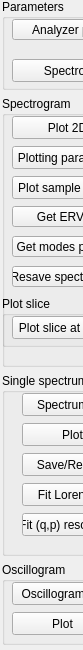
          <widget class="QWidget" name="page_analyzer">
           <property name="geometry">
            <rect>
             <x>0</x>
             <y>0</y>
             <width>83</width>
             <height>650</height>
            </rect>
           </property>
           <property name="minimumSize">
            <size>
             <width>0</width>
             <height>650</height>
            </size>
           </property>
           <attribute name="label">
            <string>Analyzer</string>
           </attribute>
           <widget class="QWidget" name="layoutWidget">
            <property name="geometry">
             <rect>
              <x>2</x>
              <y>-1</y>
              <width>302</width>
              <height>646</height>
             </rect>
            </property>
            <layout class="QVBoxLayout" name="verticalLayout_4">
             <item>
              <widget class="QGroupBox" name="parameters">
               <property name="minimumSize">
                <size>
                 <width>0</width>
                 <height>91</height>
                </size>
               </property>
               <property name="title">
                <string>Parameters</string>
               </property>
               <widget class="QPushButton" name="pushButton_set_analyzer_parameters">
                <property name="geometry">
                 <rect>
                  <x>10</x>
                  <y>20</y>
                  <width>151</width>
                  <height>21</height>
                 </rect>
                </property>
                <property name="text">
                 <string>Analyzer parameters</string>
                </property>
               </widget>
               <widget class="QLabel" name="label_analyzer_file">
                <property name="geometry">
                 <rect>
                  <x>170</x>
                  <y>60</y>
                  <width>101</width>
                  <height>23</height>
                 </rect>
                </property>
                <property name="text">
                 <string>none</string>
                </property>
                <property name="alignment">
                 <set>Qt::AlignRight|Qt::AlignTrailing|Qt::AlignVCenter</set>
                </property>
               </widget>
               <widget class="QPushButton" name="pushButton_analyzer_choose_file_spectrogram">
                <property name="geometry">
                 <rect>
                  <x>10</x>
                  <y>60</y>
                  <width>151</width>
                  <height>23</height>
                 </rect>
                </property>
                <property name="text">
                 <string>Spectrogram file</string>
                </property>
               </widget>
              </widget>
             </item>
             <item>
              <widget class="QGroupBox" name="spectrogram">
               <property name="minimumSize">
                <size>
                 <width>300</width>
                 <height>271</height>
                </size>
               </property>
               <property name="maximumSize">
                <size>
                 <width>300</width>
                 <height>16777215</height>
                </size>
               </property>
               <property name="title">
                <string>Spectrogram</string>
               </property>
               <widget class="QPushButton" name="pushButton_analyzer_plot2D">
                <property name="geometry">
                 <rect>
                  <x>10</x>
                  <y>20</y>
                  <width>111</width>
                  <height>23</height>
                 </rect>
                </property>
                <property name="text">
                 <string>Plot 2D</string>
                </property>
               </widget>
               <widget class="QPushButton" name="pushButton_analyzer_plot2D_window">
                <property name="geometry">
                 <rect>
                  <x>130</x>
                  <y>20</y>
                  <width>111</width>
                  <height>23</height>
                 </rect>
                </property>
                <property name="text">
                 <string>2D Window</string>
                </property>
               </widget>
               <widget class="QPushButton" name="pushButton_analyzer_plotSampleShape">
                <property name="geometry">
                 <rect>
                  <x>10</x>
                  <y>80</y>
                  <width>111</width>
                  <height>23</height>
                 </rect>
                </property>
                <property name="text">
                 <string>Plot sample shape</string>
                </property>
               </widget>
               <widget class="QGroupBox" name="plot_slice">
                <property name="geometry">
                 <rect>
                  <x>0</x>
                  <y>200</y>
                  <width>281</width>
                  <height>51</height>
                 </rect>
                </property>
                <property name="title">
                 <string>Plot slice</string>
                </property>
                <widget class="QPushButton" name="pushButton_analyzer_plotSlice">
                 <property name="geometry">
                  <rect>
                   <x>10</x>
                   <y>20</y>
                   <width>75</width>
                   <height>23</height>
                  </rect>
                 </property>
                 <property name="text">
                  <string>Plot slice at</string>
                 </property>
                </widget>
                <widget class="QLineEdit" name="lineEdit_slice_position">
                 <property name="geometry">
                  <rect>
                   <x>100</x>
                   <y>20</y>
                   <width>41</width>
                   <height>21</height>
                  </rect>
                 </property>
                 <property name="text">
                  <string>500</string>
                 </property>
                </widget>
                <widget class="QLabel" name="label_14">
                 <property name="geometry">
                  <rect>
                   <x>150</x>
                   <y>20</y>
                   <width>91</width>
                   <height>16</height>
                  </rect>
                 </property>
                 <property name="text">
                  <string>microns</string>
                 </property>
                </widget>
                <widget class="QPushButton" name="pushButton_delete_slice">
                 <property name="geometry">
                  <rect>
                   <x>200</x>
                   <y>20</y>
                   <width>75</width>
                   <height>23</height>
                  </rect>
                 </property>
                 <property name="text">
                  <string>delete slice</string>
                 </property>
                </widget>
               </widget>
               <widget class="QPushButton" name="pushButton_analyzer_choose_plotting_param_file">
                <property name="geometry">
                 <rect>
                  <x>10</x>
                  <y>50</y>
                  <width>111</width>
                  <height>23</height>
                 </rect>
                </property>
                <property name="text">
                 <string>Plotting param file </string>
                </property>
               </widget>
               <widget class="QPushButton" name="pushButton_analyzer_extract_ERV">
                <property name="geometry">
                 <rect>
                  <x>10</x>
                  <y>110</y>
                  <width>111</width>
                  <height>21</height>
                 </rect>
                </property>
                <property name="text">
                 <string>Get ERV(z)</string>
                </property>
               </widget>
               <widget class="QPushButton" name="pushButton_analyzer_apply_FFT_filter">
                <property name="geometry">
                 <rect>
                  <x>140</x>
                  <y>80</y>
                  <width>131</width>
                  <height>21</height>
                 </rect>
                </property>
                <property name="text">
                 <string>Apply FFT filter</string>
                </property>
               </widget>
               <widget class="QPushButton" name="pushButton_analyzer_plot_ERV_from_file">
                <property name="geometry">
                 <rect>
                  <x>140</x>
                  <y>110</y>
                  <width>131</width>
                  <height>21</height>
                 </rect>
                </property>
                <property name="text">
                 <string>Load ERV from file</string>
                </property>
               </widget>
               <widget class="QPushButton" name="pushButton_analyzer_resave_SNAP">
                <property name="geometry">
                 <rect>
                  <x>10</x>
                  <y>170</y>
                  <width>111</width>
                  <height>21</height>
                 </rect>
                </property>
                <property name="text">
                 <string>Resave spectrogram </string>
                </property>
               </widget>
               <widget class="QComboBox" name="comboBox_analyzer_resave_type">
                <property name="geometry">
                 <rect>
                  <x>200</x>
                  <y>170</y>
                  <width>69</width>
                  <height>22</height>
                 </rect>
                </property>
                <item>
                 <property name="text">
                  <string>SNAP</string>
                 </property>
                </item>
                <item>
                 <property name="text">
                  <string>cSNAP</string>
                 </property>
                </item>
                <item>
                 <property name="text">
                  <string>pkl3d</string>
                 </property>
                </item>
               </widget>
               <widget class="QLabel" name="label_3">
                <property name="geometry">
                 <rect>
                  <x>137</x>
                  <y>175</y>
                  <width>47</width>
                  <height>13</height>
                 </rect>
                </property>
                <property name="text">
                 <string>as</string>
                </property>
               </widget>
               <widget class="QPushButton" name="pushButton_analyzer_get_modes_params">
                <property name="geometry">
                 <rect>
                  <x>10</x>
                  <y>140</y>
                  <width>111</width>
                  <height>21</height>
                 </rect>
                </property>
                <property name="text">
                 <string>Get modes params</string>
                </property>
               </widget>
               <widget class="QLabel" name="label_analyzer_plotting_file">
                <property name="geometry">
                 <rect>
                  <x>170</x>
                  <y>20</y>
                  <width>101</width>
                  <height>23</height>
                 </rect>
                </property>
                <property name="text">
                 <string>none</string>
                </property>
                <property name="alignment">
                 <set>Qt::AlignRight|Qt::AlignTrailing|Qt::AlignVCenter</set>
                </property>
               </widget>
              </widget>
             </item>
             <item>
              <widget class="QGroupBox" name="spectrum">
               <property name="minimumSize">
                <size>
                 <width>0</width>
                 <height>183</height>
                </size>
               </property>
               <property name="title">
                <string>Single spectrum</string>
               </property>
               <widget class="QPushButton" name="pushButton_analyzer_choose_single_spectrum">
                <property name="geometry">
                 <rect>
                  <x>20</x>
                  <y>20</y>
                  <width>100</width>
                  <height>23</height>
                 </rect>
                </property>
                <property name="text">
                 <string>Spectrum file</string>
                </property>
               </widget>
               <widget class="QLabel" name="label_analyzer_single_spectrum_file">
                <property name="geometry">
                 <rect>
                  <x>150</x>
                  <y>20</y>
                  <width>121</width>
                  <height>23</height>
                 </rect>
                </property>
                <property name="text">
                 <string>none</string>
                </property>
                <property name="alignment">
                 <set>Qt::AlignRight|Qt::AlignTrailing|Qt::AlignVCenter</set>
                </property>
               </widget>
               <widget class="QPushButton" name="pushButton_analyzer_plot_single_spectrum">
                <property name="geometry">
                 <rect>
                  <x>20</x>
                  <y>50</y>
                  <width>101</width>
                  <height>23</height>
                 </rect>
                </property>
                <property name="text">
                 <string>Plot</string>
                </property>
               </widget>
               <widget class="QPushButton" name="pushButton_analyzer_save_single_spectrum">
                <property name="geometry">
                 <rect>
                  <x>20</x>
                  <y>80</y>
                  <width>101</width>
                  <height>23</height>
                 </rect>
                </property>
                <property name="text">
                 <string>Save/Resave</string>
                </property>
               </widget>
               <widget class="QPushButton" name="pushButton_analyzer_analyze_spectrum">
                <property name="geometry">
                 <rect>
                  <x>20</x>
                  <y>110</y>
                  <width>101</width>
                  <height>23</height>
                 </rect>
                </property>
                <property name="text">
                 <string>Fit Lorenzian</string>
                </property>
               </widget>
               <widget class="QPushButton" name="pushButton_analyzer_quantum_numbers_fitter">
                <property name="geometry">
                 <rect>
                  <x>20</x>
                  <y>140</y>
                  <width>101</width>
                  <height>23</height>
                 </rect>
                </property>
                <property name="text">
                 <string>Fit (q,p) resonances</string>
                </property>
               </widget>
               <widget class="QPushButton" name="pushButton_analyzer_apply_FFT_filter_single_spectrum">
                <property name="geometry">
                 <rect>
                  <x>170</x>
                  <y>50</y>
                  <width>101</width>
                  <height>23</height>
                 </rect>
                </property>
                <property name="text">
                 <string>Apply FFT filter</string>
                </property>
               </widget>
              </widget>
             </item>
             <item>
              <widget class="QGroupBox" name="oscillogram">
               <property name="minimumSize">
                <size>
                 <width>280</width>
                 <height>81</height>
                </size>
               </property>
               <property name="title">
                <string>Oscillogram</string>
               </property>
               <widget class="QPushButton" name="pushButton_analyzer_fit_oscillogram">
                <property name="geometry">
                 <rect>
                  <x>170</x>
                  <y>20</y>
                  <width>101</width>
                  <height>23</height>
                 </rect>
                </property>
                <property name="text">
                 <string>Fit Lorenzian</string>
                </property>
               </widget>
               <widget class="QLabel" name="label_analyzer_single_oscillogram_file">
                <property name="geometry">
                 <rect>
                  <x>113</x>
                  <y>23</y>
                  <width>31</width>
                  <height>20</height>
                 </rect>
                </property>
                <property name="text">
                 <string>none</string>
                </property>
                <property name="alignment">
                 <set>Qt::AlignRight|Qt::AlignTrailing|Qt::AlignVCenter</set>
                </property>
               </widget>
               <widget class="QPushButton" name="pushButton_analyzer_choose_single_oscillogram">
                <property name="geometry">
                 <rect>
                  <x>10</x>
                  <y>20</y>
                  <width>101</width>
                  <height>23</height>
                 </rect>
                </property>
                <property name="text">
                 <string>Oscillogram file</string>
                </property>
               </widget>
               <widget class="QPushButton" name="pushButton_analyzer_plot_single_oscillogram">
                <property name="geometry">
                 <rect>
                  <x>10</x>
                  <y>50</y>
                  <width>101</width>
                  <height>23</height>
                 </rect>
                </property>
                <property name="text">
                 <string>Plot</string>
                </property>
               </widget>
              </widget>
             </item>
            </layout>
           </widget>
          </widget>
